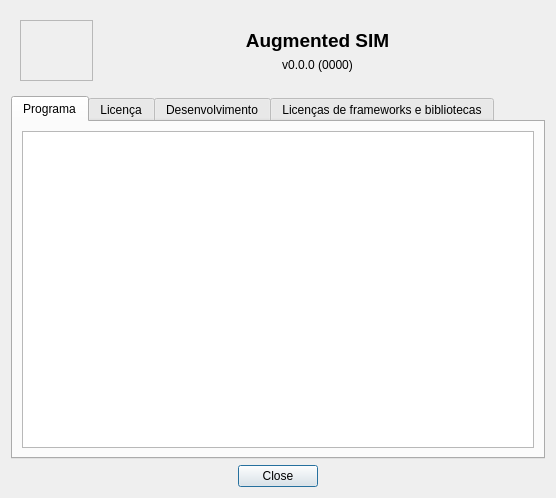
<?xml version="1.0" encoding="UTF-8"?>
<ui version="4.0">
 <class>AboutDialog</class>
 <widget class="QDialog" name="AboutDialog">
  <property name="windowModality">
   <enum>Qt::WindowModal</enum>
  </property>
  <property name="geometry">
   <rect>
    <x>0</x>
    <y>0</y>
    <width>556</width>
    <height>498</height>
   </rect>
  </property>
  <property name="windowTitle">
   <string>Sobre Augmented SIM</string>
  </property>
  <property name="locale">
   <locale language="Portuguese" country="Brazil"/>
  </property>
  <property name="modal">
   <bool>true</bool>
  </property>
  <layout class="QVBoxLayout" name="verticalLayout">
   <item>
    <widget class="QWidget" name="widget" native="true">
     <layout class="QHBoxLayout" name="horizontalLayout" stretch="2,12">
      <item>
       <widget class="QFrame" name="frame">
        <property name="frameShape">
         <enum>QFrame::StyledPanel</enum>
        </property>
        <property name="frameShadow">
         <enum>QFrame::Raised</enum>
        </property>
       </widget>
      </item>
      <item>
       <widget class="QWidget" name="widget_4" native="true">
        <layout class="QVBoxLayout" name="verticalLayout_2">
         <item>
          <widget class="QLabel" name="label">
           <property name="font">
            <font>
             <pointsize>14</pointsize>
             <weight>75</weight>
             <bold>true</bold>
            </font>
           </property>
           <property name="text">
            <string>Augmented SIM</string>
           </property>
           <property name="alignment">
            <set>Qt::AlignCenter</set>
           </property>
          </widget>
         </item>
         <item>
          <widget class="QLabel" name="label_version">
           <property name="text">
            <string>v0.0.0 (0000)</string>
           </property>
           <property name="alignment">
            <set>Qt::AlignCenter</set>
           </property>
          </widget>
         </item>
        </layout>
       </widget>
      </item>
     </layout>
    </widget>
   </item>
   <item>
    <widget class="QTabWidget" name="tabWidget">
     <property name="currentIndex">
      <number>0</number>
     </property>
     <widget class="QWidget" name="tab">
      <attribute name="title">
       <string>Programa</string>
      </attribute>
      <layout class="QVBoxLayout" name="verticalLayout_3">
       <item>
        <widget class="QScrollArea" name="scrollArea_3">
         <property name="widgetResizable">
          <bool>true</bool>
         </property>
         <widget class="QWidget" name="scrollAreaWidgetContents_3">
          <property name="geometry">
           <rect>
            <x>0</x>
            <y>0</y>
            <width>514</width>
            <height>311</height>
           </rect>
          </property>
          <layout class="QVBoxLayout" name="verticalLayout_9">
           <property name="leftMargin">
            <number>0</number>
           </property>
           <property name="topMargin">
            <number>0</number>
           </property>
           <property name="rightMargin">
            <number>0</number>
           </property>
           <property name="bottomMargin">
            <number>0</number>
           </property>
           <item>
            <widget class="QTextBrowser" name="text_browser_read_me">
             <property name="frameShape">
              <enum>QFrame::NoFrame</enum>
             </property>
             <property name="openExternalLinks">
              <bool>true</bool>
             </property>
             <property name="openLinks">
              <bool>true</bool>
             </property>
            </widget>
           </item>
          </layout>
         </widget>
        </widget>
       </item>
      </layout>
     </widget>
     <widget class="QWidget" name="tab_5">
      <attribute name="title">
       <string>Licença</string>
      </attribute>
      <layout class="QHBoxLayout" name="horizontalLayout_2">
       <item>
        <widget class="QScrollArea" name="scrollArea">
         <property name="widgetResizable">
          <bool>true</bool>
         </property>
         <widget class="QWidget" name="scrollAreaWidgetContents">
          <property name="geometry">
           <rect>
            <x>0</x>
            <y>0</y>
            <width>514</width>
            <height>311</height>
           </rect>
          </property>
          <layout class="QVBoxLayout" name="verticalLayout_6">
           <property name="leftMargin">
            <number>0</number>
           </property>
           <property name="topMargin">
            <number>0</number>
           </property>
           <property name="rightMargin">
            <number>0</number>
           </property>
           <property name="bottomMargin">
            <number>0</number>
           </property>
           <item>
            <widget class="QTextBrowser" name="text_browser_licence">
             <property name="frameShape">
              <enum>QFrame::NoFrame</enum>
             </property>
            </widget>
           </item>
          </layout>
         </widget>
        </widget>
       </item>
      </layout>
     </widget>
     <widget class="QWidget" name="tab_3">
      <attribute name="title">
       <string>Desenvolvimento</string>
      </attribute>
      <layout class="QVBoxLayout" name="verticalLayout_5">
       <item>
        <widget class="QScrollArea" name="scrollArea_4">
         <property name="widgetResizable">
          <bool>true</bool>
         </property>
         <widget class="QWidget" name="scrollAreaWidgetContents_4">
          <property name="geometry">
           <rect>
            <x>0</x>
            <y>0</y>
            <width>514</width>
            <height>311</height>
           </rect>
          </property>
          <layout class="QVBoxLayout" name="verticalLayout_10">
           <property name="leftMargin">
            <number>0</number>
           </property>
           <property name="topMargin">
            <number>0</number>
           </property>
           <property name="rightMargin">
            <number>0</number>
           </property>
           <property name="bottomMargin">
            <number>0</number>
           </property>
           <item>
            <widget class="QTextBrowser" name="text_browser_project">
             <property name="frameShape">
              <enum>QFrame::NoFrame</enum>
             </property>
            </widget>
           </item>
          </layout>
         </widget>
        </widget>
       </item>
      </layout>
     </widget>
     <widget class="QWidget" name="tab_2">
      <attribute name="title">
       <string>Licenças de frameworks e bibliotecas</string>
      </attribute>
      <layout class="QVBoxLayout" name="verticalLayout_4">
       <item>
        <widget class="QTabWidget" name="tabs_external_licences">
         <property name="currentIndex">
          <number>0</number>
         </property>
         <widget class="QWidget" name="tab_4">
          <attribute name="title">
           <string>{nome do programa/biblioteca}</string>
          </attribute>
          <layout class="QVBoxLayout" name="verticalLayout_8">
           <property name="leftMargin">
            <number>0</number>
           </property>
           <property name="topMargin">
            <number>0</number>
           </property>
           <property name="rightMargin">
            <number>0</number>
           </property>
           <property name="bottomMargin">
            <number>0</number>
           </property>
           <item>
            <widget class="QScrollArea" name="scrollArea_2">
             <property name="widgetResizable">
              <bool>true</bool>
             </property>
             <widget class="QWidget" name="scrollAreaWidgetContents_2">
              <property name="geometry">
               <rect>
                <x>0</x>
                <y>0</y>
                <width>510</width>
                <height>280</height>
               </rect>
              </property>
              <layout class="QVBoxLayout" name="verticalLayout_7">
               <property name="leftMargin">
                <number>0</number>
               </property>
               <property name="topMargin">
                <number>0</number>
               </property>
               <property name="rightMargin">
                <number>0</number>
               </property>
               <property name="bottomMargin">
                <number>0</number>
               </property>
               <item>
                <widget class="QTextBrowser" name="textBrowser">
                 <property name="frameShape">
                  <enum>QFrame::NoFrame</enum>
                 </property>
                 <property name="html">
                  <string>&lt;!DOCTYPE HTML PUBLIC &quot;-//W3C//DTD HTML 4.0//EN&quot; &quot;http://www.w3.org/TR/REC-html40/strict.dtd&quot;&gt;
&lt;html&gt;&lt;head&gt;&lt;meta name=&quot;qrichtext&quot; content=&quot;1&quot; /&gt;&lt;style type=&quot;text/css&quot;&gt;
p, li { white-space: pre-wrap; }
&lt;/style&gt;&lt;/head&gt;&lt;body style=&quot; font-family:'Ubuntu'; font-size:9pt; font-weight:400; font-style:normal;&quot;&gt;
&lt;p style=&quot; margin-top:0px; margin-bottom:0px; margin-left:0px; margin-right:0px; -qt-block-indent:0; text-indent:0px;&quot;&gt;{Texto da licença}&lt;/p&gt;&lt;/body&gt;&lt;/html&gt;</string>
                 </property>
                 <property name="openExternalLinks">
                  <bool>true</bool>
                 </property>
                </widget>
               </item>
              </layout>
             </widget>
            </widget>
           </item>
          </layout>
         </widget>
        </widget>
       </item>
      </layout>
     </widget>
    </widget>
   </item>
   <item>
    <widget class="QDialogButtonBox" name="buttonBox">
     <property name="orientation">
      <enum>Qt::Horizontal</enum>
     </property>
     <property name="standardButtons">
      <set>QDialogButtonBox::Close</set>
     </property>
     <property name="centerButtons">
      <bool>true</bool>
     </property>
    </widget>
   </item>
  </layout>
 </widget>
 <resources/>
 <connections>
  <connection>
   <sender>buttonBox</sender>
   <signal>rejected()</signal>
   <receiver>AboutDialog</receiver>
   <slot>close()</slot>
   <hints>
    <hint type="sourcelabel">
     <x>248</x>
     <y>254</y>
    </hint>
    <hint type="destinationlabel">
     <x>157</x>
     <y>274</y>
    </hint>
   </hints>
  </connection>
 </connections>
</ui>
